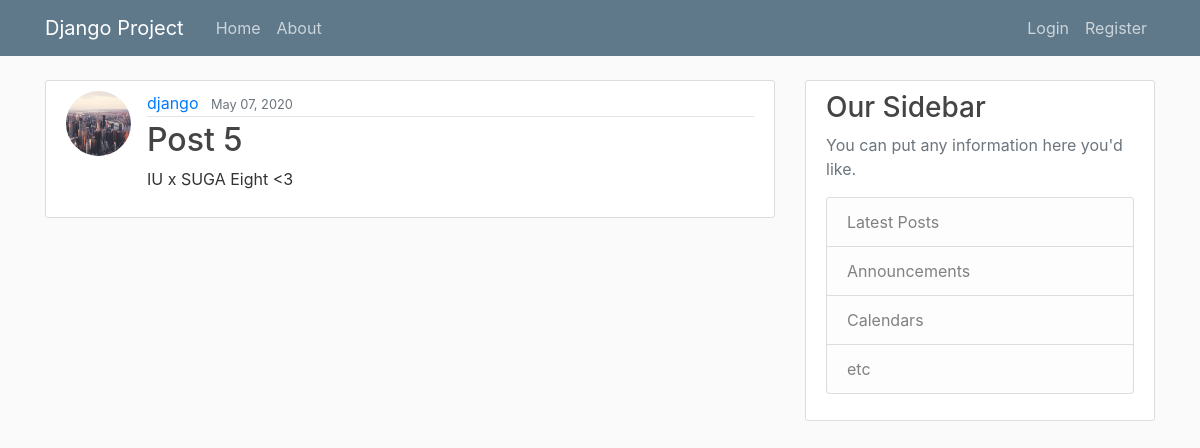
Screenshot of /post/7/ with the database file from the repository.
### App01/models.py (models this page shows, shortened)
class Post (models.Model):
    title = models.CharField(max_length =  100)
    content = models.TextField()
    date_posted = models.DateTimeField(default =  timezone.now)
    author = models.ForeignKey(User, on_delete=models.CASCADE)

### users/models.py (models this page shows, shortened)
class Profile(models.Model):
    user = models.OneToOneField(User ,on_delete = models.CASCADE) #models.cascade, delete user = delete this profile too
    birthday =  models.DateField(auto_now = False, auto_now_add = False, null = True)
    image = models.ImageField(default = 'default.jpg', upload_to = 'profile-pics',null = True)
    bio = models.TextField(max_length=500, blank=True)
    location = models.CharField(max_length=30, blank=True)

### App01/views.py (the view)
# urls.py: path('post/<int:pk>/', PostDetailView.as_view(), name = 'post-detail' ),  #pk = primary key
class PostDetailView(DetailView):
    model = Post

### App01/templates/App01/post_detail.html (shortened to what this page needs)
{%extends "App01/base.html" %}
{% block content %}
 <article class="media content-section">
    <img class = "rounded-circle article-img" src= "{{ object.author.profile.image.url }}">
    <div class="media-body">
      <div class="article-metadata">
        <a class="mr-2" href="#">{{ object.author }}</a>
        <small class="text-muted">{{ object.date_posted | date:"F d, Y"}}</small>
      </div>
      <h2 class="article-title">{{ object.title }}</h2>
      <p class="article-content">{{ object.content }}</p>
    </div>
  </article>
{% endblock content%}

### App01/static/App01/main.css (style rules this page uses)
body { background: #fafafa; color: #333333; margin-top: 5rem; }
h1, h2, h3, h4, h5, h6 { color: #444444; }
.content-section { background: #ffffff; padding: 10px 20px; border: 1px solid #dddddd; border-radius: 3px; margin-bottom: 20px; }
.article-title { color: #444444; }
.article-content { white-space: pre-line; }
.article-img { height: 65px; width: 65px; margin-right: 16px; }
.article-metadata { padding-bottom: 1px; margin-bottom: 4px; border-bottom: 1px solid #e3e3e3 }

### rows the page displays
Post: author.profile.image (picture), author "django", date_posted "May 07, 2020", title "Post 5", content "IU x SUGA Eight <3"
